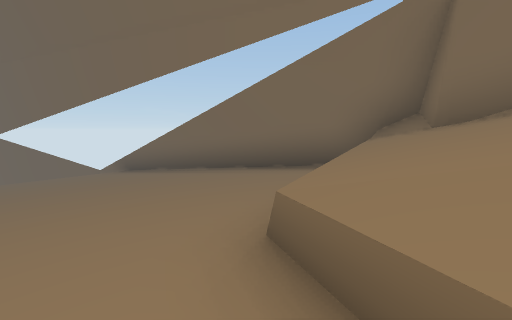
[1] (above)

13 first-person views from a walk through a 3-D level made in the Unity game engine. The camera is 1.4 m above the floor, tilts 6° down and sees 85° across. The floor is counted in squares, 2 m on a side. Each view is taken from the middle of a square. On the plan, view 1 faces up. The plan holds only what a view shows up to about 9 squares ahead; the rest is blank. The place goes on beyond the plan. The player character is not drawn. Some animated figures are not drawn.

[2]
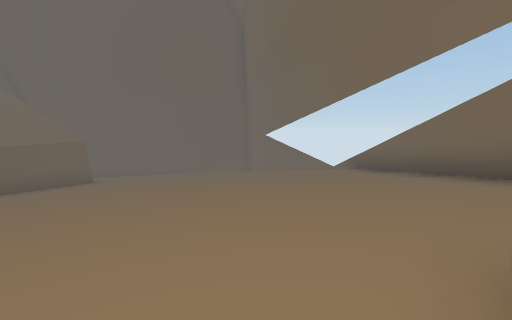

[3]
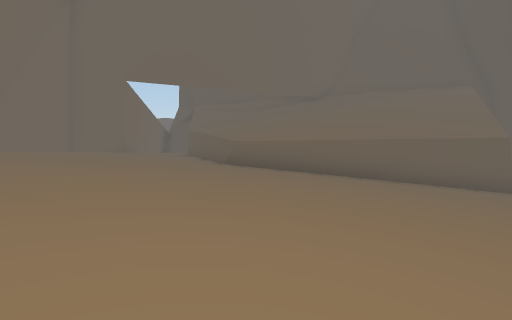

[4]
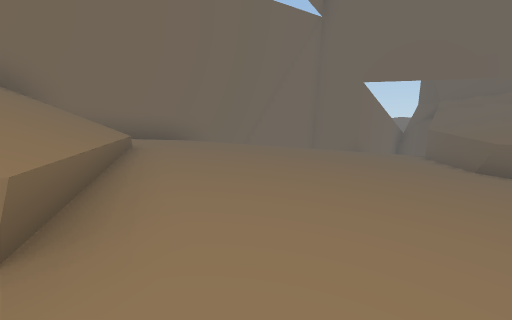

[5]
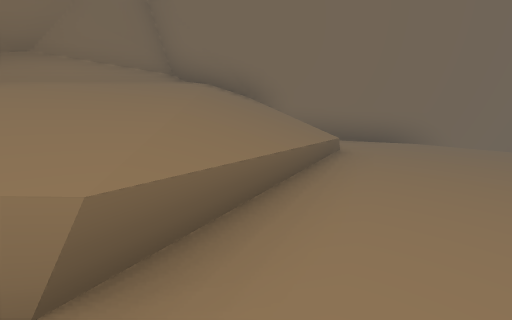

[6]
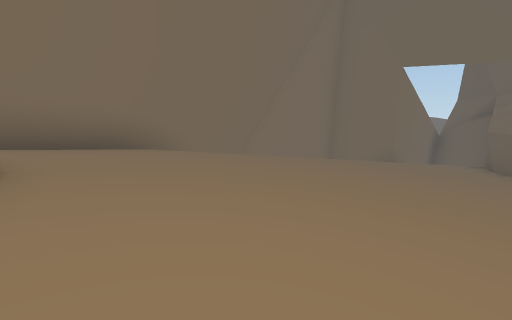

[7]
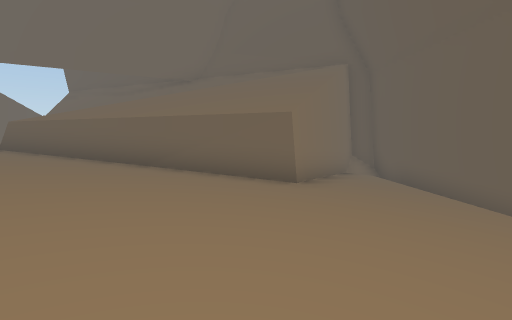

[8]
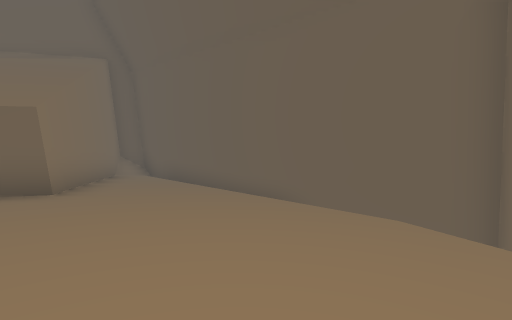

[9]
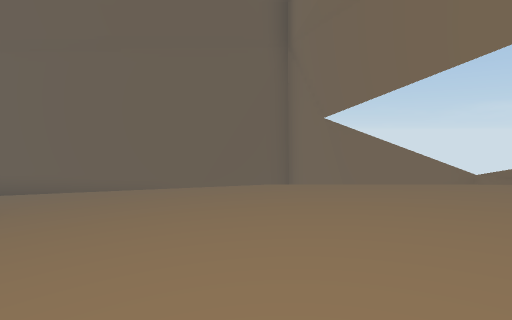

[10]
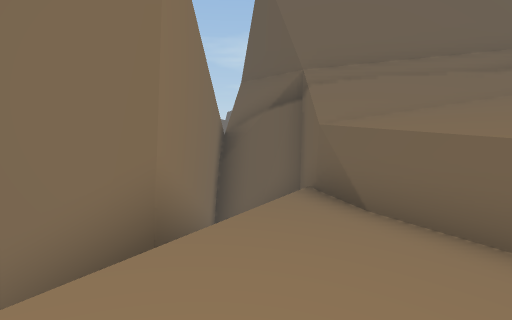

[11]
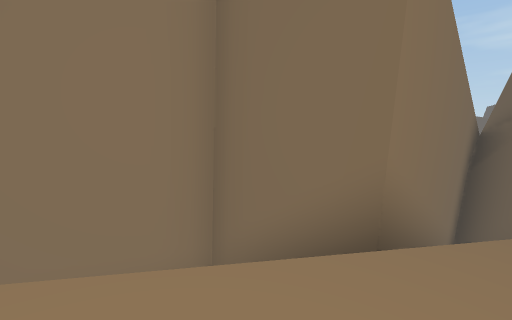

[12]
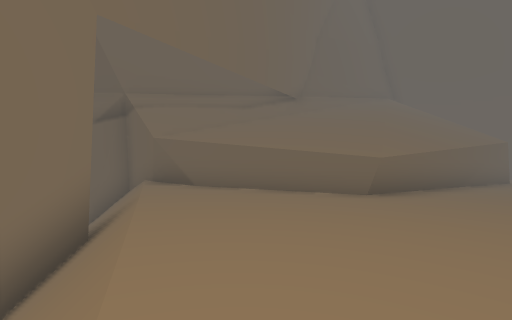

[13]
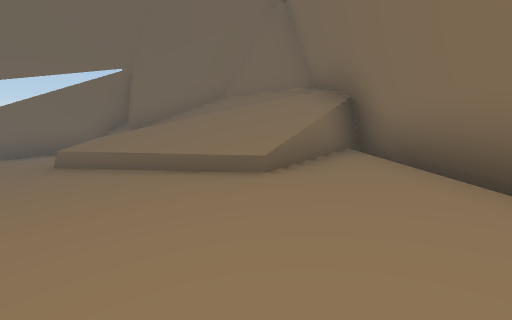

### Floor plan
Key: @ floor where view 1 was taken; # wall or solid block; . main floor; : floor 0.25 m higher than the main floor; - floor 0.5 m lower than the main floor; + floor 0.75 m higher than the main floor; _ floor 0.75 m lower than the main floor; * floor 1.25 m higher than the main floor; < floor 1.25 m lower than the main floor; % floor 1.5 m higher than the main floor; ( floor 1.75 m lower than the main floor; ! floor 2 m lower than the main floor; / step, stairs or slope; = window, fence, low wall or low ledge; ^ raised ledge; v drop or lower ground.
Columns run from 16 left of view 1 to 5 right of it. Each row starts with its distance up from view 1.
 10      v####^v
  9     v##   _v^=
  8     ##   ___-##
  7    ## /<___--.##=
  6   #/ /(<___-...:##
  5   # /((<___-...:++#
  4  #//((<<___-...:+/##
  3 #/!(((<___--...:+=/##
  2 ##!####___-...::=///#
  1  ###  #___-...:+=///##
  0       ##_--...:+@////#
 -1        ##--..::++=///#
 -2         #-...::++///##
 -3         ##...:+++*%%#
 -4          #...:+++*%##
 -5          #..::+++*#=
 -6         ##..:+++/##
 -7         #...:// ##
 -8        ##.//// ##
 -9        #///#####
-10        #//###
-11        #/##
-12        ##

Where each view was taken, in squares from view 1:
view 1: 0 up, 0 right, facing up
view 2: 0 up, 0 right, facing up-left
view 3: 3 up, 1 left, facing down-left
view 4: 3 up, 1 left, facing down
view 5: 2 up, 1 left, facing down-right
view 6: 0 up, 1 left, facing down
view 7: 6 up, 6 left, facing down-left
view 8: 6 up, 6 left, facing left
view 9: 3 up, 5 left, facing up-left
view 10: 6 down, 4 left, facing down-left
view 11: 6 down, 4 left, facing down
view 12: 6 down, 1 left, facing left
view 13: 5 down, 1 left, facing up-right
